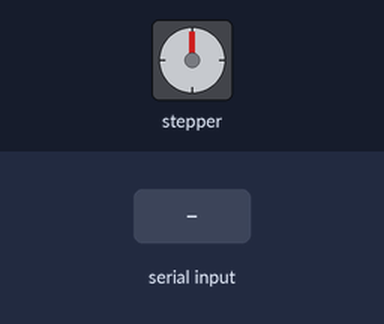
The sketch below on a simulated Arduino Uno, built with avr-gcc and run on an emulated ATmega328P. On the bench: stepper motor. Inputs (shaded band) come from the test bench. Stepper angles assume 3200 steps per turn; what the sketch prints to the serial monitor is not drawn.

Above: at 0.9 s.
1.0 s: "1" received over Serial
At 1.15 s:
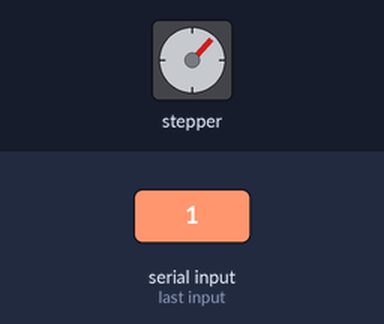
At 3.8 s:
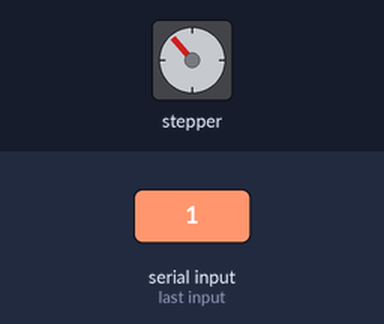
Timing chart, 0 to 8.2 s (numbered marks = the images above; inputs shaded):
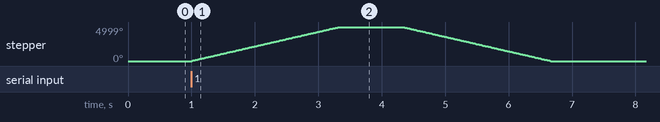

Measured:
- after the input at 1.0 s, stepper: turns 4999° clockwise in 2.3 s, then 4999° counter-clockwise in 2.3 s

The sketch:

SLIDERSOLOMOTOR.ino
```cpp
// (licence header left out)
#include <Arduino.h>
#include "BasicStepperDriver.h"

// Motor steps per revolution. Most steppers are 200 steps or 1.8 degrees/step
#define MOTOR_STEPS 200
#define RPM 360

// Since microstepping is set externally, make sure this matches the selected mode
// If it doesn't, the motor will move at a different RPM than chosen
// 1=full step, 2=half step etc.
#define MICROSTEPS 16

// All the wires needed for full functionality
#define DIR 2
#define STEP 3
//Uncomment line to use enable/disable functionality
//#define SLEEP 13

// 2-wire basic config, microstepping is hardwired on the driver
BasicStepperDriver stepper(MOTOR_STEPS, DIR, STEP);

//Uncomment line to use enable/disable functionality
//BasicStepperDriver stepper(MOTOR_STEPS, DIR, STEP, SLEEP);

void setup() {
    stepper.begin(RPM, MICROSTEPS);
    // if using enable/disable on ENABLE pin (active LOW) instead of SLEEP uncomment next line
    // stepper.setEnableActiveState(LOW);

    Serial.begin(19200);
    // wait for ready
    Serial.println(F("\nSend any character to begin DMP programming and demo: "));
    while (Serial.available() && Serial.read()); // empty buffer
    while (!Serial.available());                 // wait for data
    while (Serial.available() && Serial.read()); // empty buffer again

}

void loop() {

    // energize coils - the motor will hold position
    // stepper.enable();

    /*
     * Moving motor one full revolution using the degree notation
     */
    stepper.rotate(5000);
    delay(1000);
    stepper.rotate(-5000);

    /*
     * Moving motor to original position using steps
     */
    //stepper.move(-MOTOR_STEPS*MICROSTEPS);

    // pause and allow the motor to be moved by hand
    // stepper.disable();

    delay(1000);

    while (Serial.available() && Serial.read()); // empty buffer
    while (!Serial.available());                 // wait for data
    while (Serial.available() && Serial.read()); // empty buffer again
}
```
